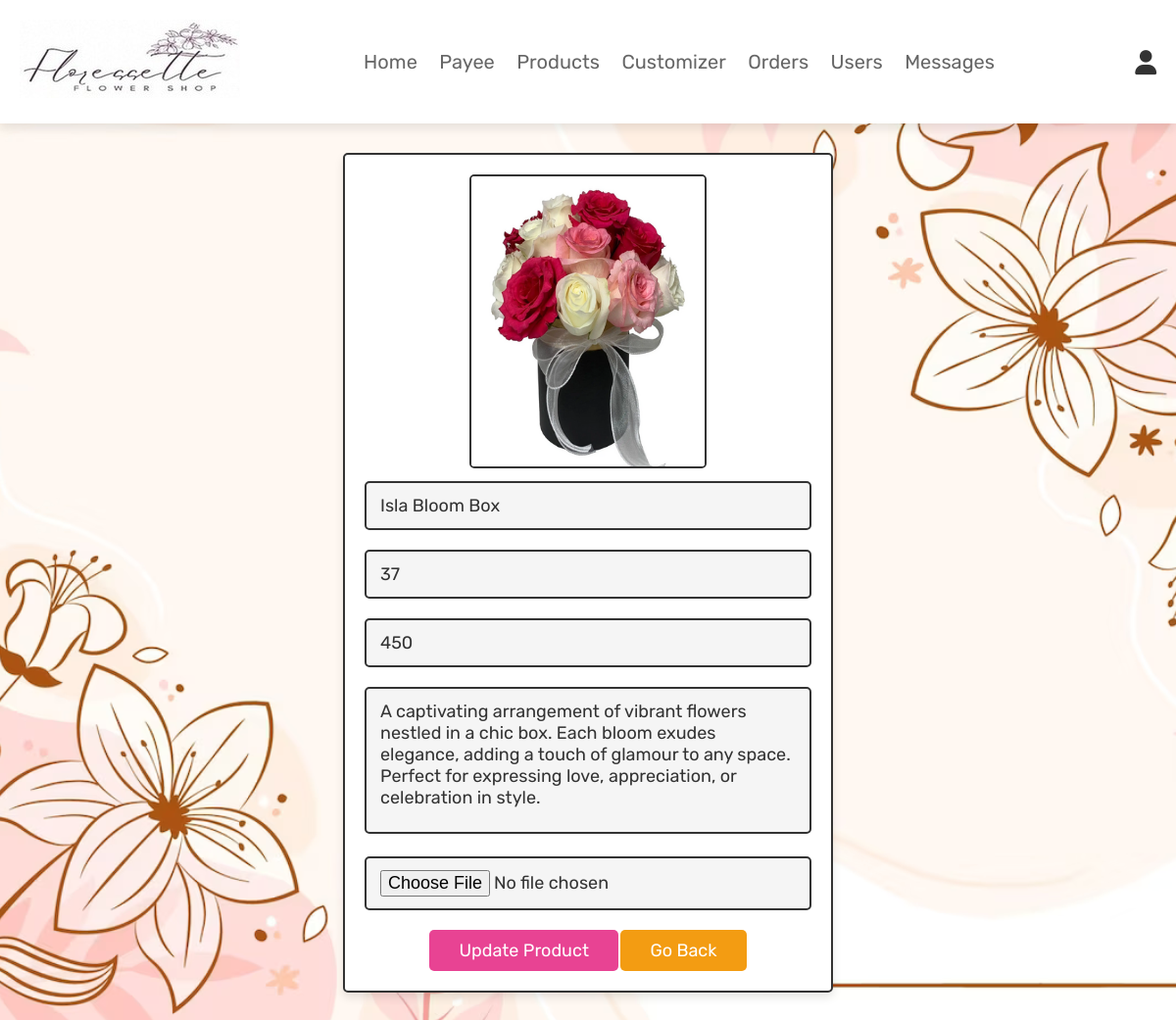
Screenshot of /admin_update_product.php?update=46 (signed in) with the database file from the repository.
### tables this page shows
CREATE TABLE `products` (
  `id` int(100) NOT NULL,
  `name` varchar(255) NOT NULL,
  `details` varchar(255) NOT NULL,
  `stock` int(11) NOT NULL,
  `sold` int(11) NOT NULL,
  `price` int(100) NOT NULL,
  `image` varchar(255) NOT NULL,
  `date_and_time` datetime DEFAULT NULL
);

### admin_update_product.php (the view, shortened to what this page needs)
<?php
@include 'config.php';
?>
<!DOCTYPE html>
<html lang="en">
<head>
   <link rel="stylesheet" href="https://cdnjs.cloudflare.com/ajax/libs/font-awesome/6.0.0/css/all.min.css">
   <link rel="stylesheet" href="css/admin_style.css">
</head>
<body>
<?php @include 'admin_header.php'; ?>
<section class="update-product">
<?php
   $update_id = $_GET['update'];
   $select_products = mysqli_query($conn, "SELECT * FROM `products` WHERE id = '$update_id'") or die('query failed');
   if(mysqli_num_rows($select_products) > 0){
      while($fetch_products = mysqli_fetch_assoc($select_products)){
?>
<form action="" method="post" enctype="multipart/form-data">
   <img src="uploaded_img/<?php echo $fetch_products['image']; ?>" class="image"  alt="">
   <input type="text" class="box" value="<?php echo $fetch_products['name']; ?>" required placeholder="update product name" name="name">
   <input type="number" class="box" value="<?php echo $fetch_products['stock']; ?>" required placeholder="update product stock" name="stock">
   <input type="number" min="1" class="box" value="<?php echo $fetch_products['price']; ?>" required placeholder="update product price" name="price">
   <textarea name="details" class="box" required placeholder="update product details" cols="30" rows="10"><?php echo $fetch_products['details']; ?></textarea>
   <input type="file" accept="image/jpg, image/jpeg, image/png" class="box" name="image">
   <input type="submit" value="update product" name="update_product" class="btn">
   <a href="admin_products.php" class="option-btn">go back</a>
</form>
<?php
      }
   }else{
      echo '<p class="empty">no update product select</p>';
   }
?>
</section>
</body>
</html>

### css/admin_style.css (style rules this page uses)
:root { --pink:#e84393; --red:#c0392b; --orange:#f39c12; --black:#333; --white:#fff; --light-color:#666; --light-white:#ccc; --light-bg:#f5f5f5; --border:.2rem solid var(--black); --box-shadow:0 .5rem 1rem rgba(0,0,0,.1); }
* { font-family: 'Rubik', sans-serif; margin:0; padding:0; box-sizing: border-box; outline: none; border:none; text-decoration: none; transition:all .2s linear; }
html { font-size: 62.5%; overflow-x: hidden; scroll-behavior: smooth; scroll-padding-top: 6.5rem; }
body { background: var(--light-bg); background:url(../images/adminbg.png) no-repeat; background-size: cover; background-position: center; background-blend-mode: lighten; }
section { padding:3rem 2rem; }
.btn, .delete-btn, .option-btn { display: inline-block; border-radius: .5rem; margin-top: 1rem; font-size: 1.8rem; color:var(--white); cursor: pointer; padding:1rem 3rem; text-transform: capitalize; }
.btn { background-color: var(--pink); }
.option-btn { background-color: var(--orange); }
.update-product form { max-width: 50rem; border-radius: .5rem; background-color: var(--white); border:var(--border); padding:2rem; text-align: center; margin:0 auto; box-shadow: var(--box-shadow); }
.update-product form .box { width: 100%; margin:1rem 0; font-size: 1.8rem; color:var(--black); border-radius: .5rem; background-color: var(--light-bg); padding:1.2rem 1.4rem; border:var(--border); }
.update-product form textarea { height: 15rem; resize: none; }
.update-product .image { height: 30rem; border:var(--border); border-radius: .5rem; }

### rows the page displays
products: image (picture), name "Isla Bloom Box", stock "37", price "450", details "A captivating arrangement of vibrant flowers nestled in a chic box. Each bloom exudes elegance, adding a touch of glamour to any space. Perfect for expressing love, appreciation, or celebration in style."
